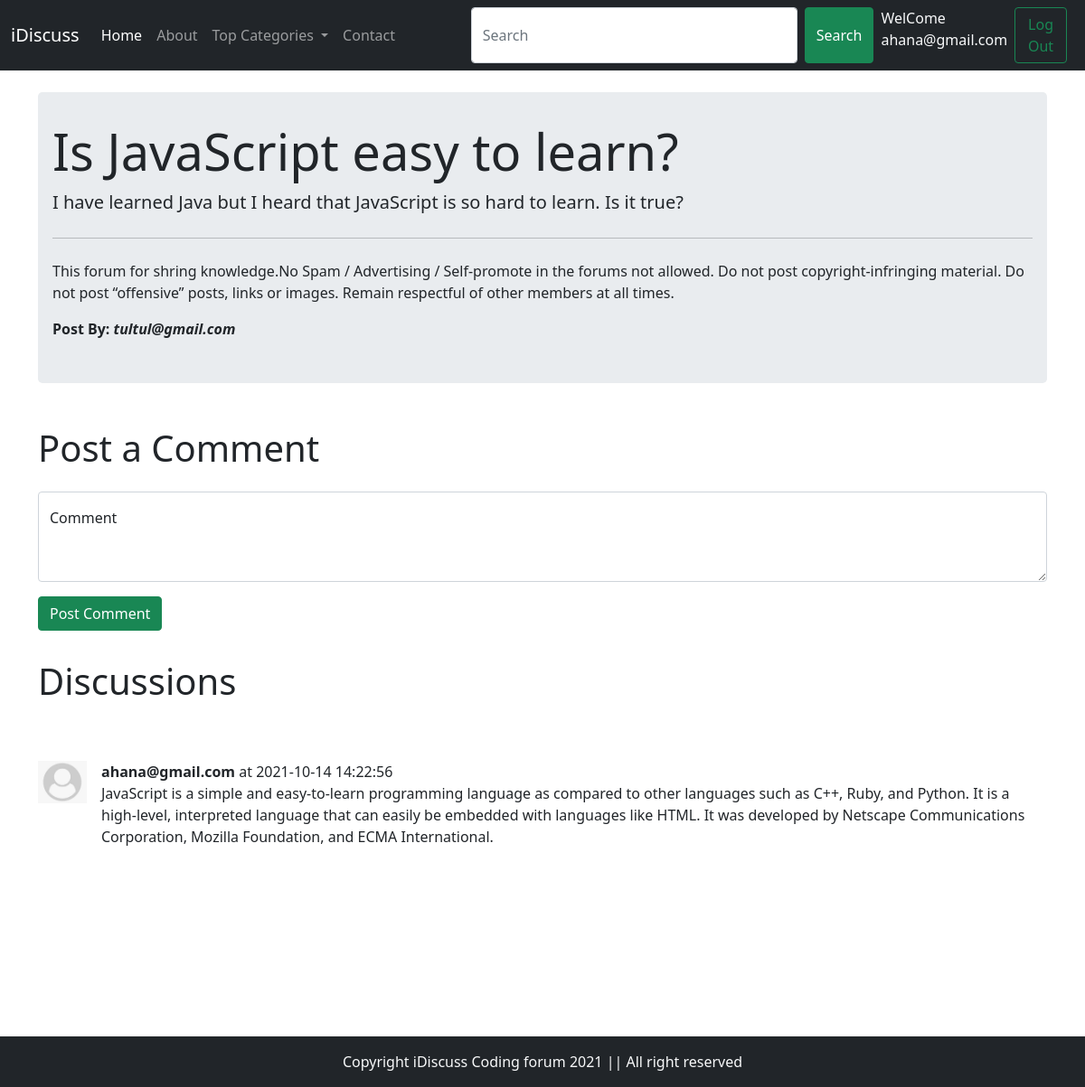
/thread.php?Thread_Id=4 (signed in), run on the app's committed database.
### tables this page shows
CREATE TABLE `threadlist` (
  `Thread_Id` int(11) NOT NULL,
  `Thread_Title` varchar(255) NOT NULL,
  `Thread_desc` text NOT NULL,
  `Thread_cat_id` int(11) NOT NULL,
  `Thread_user_id` int(21) NOT NULL,
  `TimeStmp` timestamp NOT NULL DEFAULT current_timestamp()
);

CREATE TABLE `users` (
  `sno` int(11) NOT NULL,
  `user_email` varchar(50) NOT NULL,
  `user_pass` varchar(255) NOT NULL,
  `TimeStmp` timestamp NOT NULL DEFAULT current_timestamp()
);

CREATE TABLE `comments` (
  `comment_id` int(11) NOT NULL,
  `comment_content` text NOT NULL,
  `comment_time` timestamp NOT NULL DEFAULT current_timestamp(),
  `comment_by` int(11) NOT NULL,
  `Thread_Id` int(21) NOT NULL
);

### thread.php (the view, shortened to what this page needs)
<!doctype html>
<html lang="en">
<head>
    <link href="bootstrap/css/bootstrap.min.css" rel="stylesheet">
</head>
<body>
    <?php require'partials/header.php'; ?>
    <?php require'partials/dbconnect.php'; ?>
    <?php
    $id= $_GET["Thread_Id"];
     $sql="SELECT * FROM `threadlist` WHERE `Thread_Id`= '$id'";
     $result=mysqli_query($conn, $sql);
     while($row=mysqli_fetch_assoc($result)){
         $Title=$row['Thread_Title'];
         $desc= $row['Thread_desc'];
         $Thread_user_id2=$row['Thread_user_id'];
         $sql2="SELECT * FROM `users` WHERE `sno`= '$Thread_user_id2'";
         $result2=mysqli_query($conn, $sql2);
         $row2=mysqli_fetch_assoc($result2);
         $posted_by=$row2['user_email'];
     } ?>
    <div class="container my-4">
        <div class="jumbotron">
            <h1 class="display-4"><?php echo $Title ?></h1>
            <p class="lead"><?php echo $desc ?></p>
            <hr class="my-4">
            <p>This forum for shring knowledge.No Spam / Advertising / Self-promote in the forums not allowed.
                Do not post copyright-infringing material.
                Do not post “offensive” posts, links or images.
                Remain respectful of other members at all times.</p>
            <p><b>Post By: <em><?php echo $posted_by; ?></em></b></p>
        </div>
    </div>
    <?php
    if(isset($_SESSION['loggedin']) && $_SESSION['loggedin']==true){
    echo'
        <div class="container">
            <h1 class="py-3">Post a Comment</h1>
                 <form action="'.$_SERVER['REQUEST_URI'].'?>" method="POST">
    <div class="form-floating">
        <textarea class="form-control" placeholder="Comment" id="comment" name="comment"
            style="height: 100px"></textarea>
        <label for="floatingTextarea2">Comment</label>
        <input type="hidden" name="sno" value='.$_SESSION['sno'].'>
    </div>
    <button type="submit" class="btn btn-success my-3">Post Comment</button>
    </form>
    </div>';
    }
    else{
    echo'<div class="container">
        <h1 class="py-3">Post a Comment</h1>
        <p class="lead">You are not logged in. Please log in to post a Comments</p>
    </div>';
    }
    ?>
    <div class="container " id="qusid">
        <h1 class="py-3">Discussions</h1>
        <br>
        <?php
        $id= $_GET["Thread_Id"];
        $sql="SELECT * FROM `comments` WHERE `Thread_Id`='$id'";
        $result=mysqli_query($conn, $sql);
         while($row=mysqli_fetch_assoc($result)){
             $content= $row['comment_content'];
             $comment_time=$row['comment_time'];
            $commnet_by=$row['comment_by'];
            $sql2="SELECT * FROM `users` WHERE `sno`= '$commnet_by'";
            $result2=mysqli_query($conn, $sql2);
            $row2=mysqli_fetch_assoc($result2);
       echo' <div class="d-flex my-3">
            <div class="flex-shrink-0">
                <img src="images/user_default.jpg" style="width:54px" alt="...">
            </div>
            <div class="flex-grow-1 ms-3">
            <p class="my-0"><b>'.$row2['user_email'].'</b> at '.$comment_time.'</p>
                '.$content.'
            </div>
        </div>';
    }
    ?>
    </div>
    <?php require'partials/footer.php'; ?>
</body>
</html>

### thread.php (style rules this page uses)
.jumbotron { padding: 2rem 1rem; margin-bottom: 2rem; background-color: #e9ecef; border-radius: .3rem; }
#qusid { min-height: 433px; }

### data on the page
threadlist: Thread_Title "Is JavaScript easy to learn?", Thread_desc "I have learned Java but I heard that JavaScript is so hard to learn. Is it true?"
users: user_email "tultul@gmail.com"
comments: users.user_email "ahana@gmail.com", comment_time "2021-10-14 14:22:56", comment_content "JavaScript is a simple and easy-to-learn programming language as compared to other languages such as C++, Ruby, and Python. It is a high-level, interpreted language that can easily be embedded with languages like HTML. It was developed by Netscape Communications Corporation, Mozilla Foundation, and ECMA International."

### other printed values
$_SESSION['useremail'] "ahana@gmail.com"
